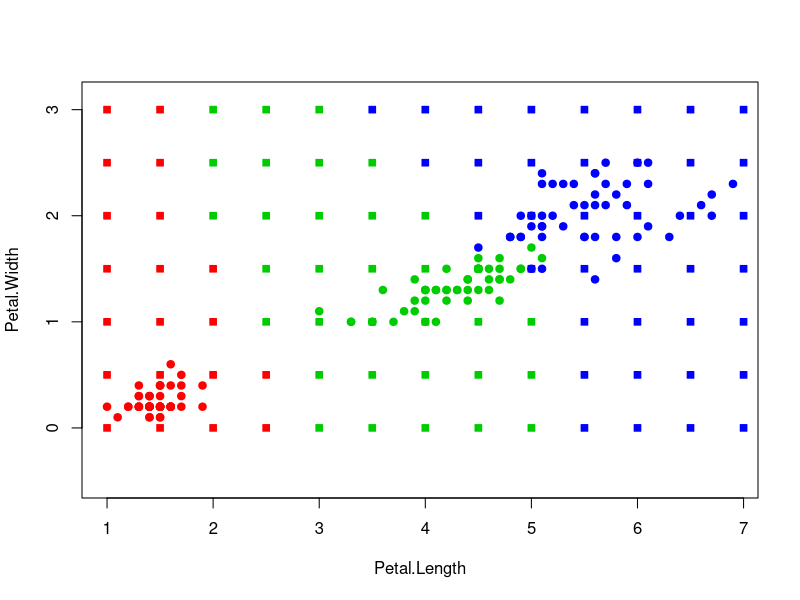

Generate this figure with R:
sortObjectsByDist = function(xl, z){
  
  l = dim(xl)[1];
  n = dim(xl)[2]-1;
  
  distances = matrix(NA, l, 2);
  
  for (i in 1:l){
    distances[i, ] = c(i, sqrt(sum((xl[i, 1:n] - z)^2)));
  }
  
  orderedXl = xl[order(distances[, 2]), ];
  return (orderedXl);
}

k1NN = function(xl, z){
  orderedXl = sortObjectsByDist(xl, z);
  
  class = orderedXl[1,3];
  
  return (class)
}


xl = iris[,3:5];

colors <- c("setosa" = "red", "versicolor" = "green3", "virginica" = "blue")
plot(iris[, 3:4], pch = 21, bg = colors[iris$Species], col = colors[iris$Species], asp = 1)

x = 1;
y = 0;

while(x <= 7){
  while(y <= 3){
    class <- k1NN(xl, c(x,y));
    points(x, y, pch = 22, bg = colors[class], col = colors[class], asp = 1);
    
    y = y + 0.5;
  }
  y = 0;
  x = x + 0.5;
}
